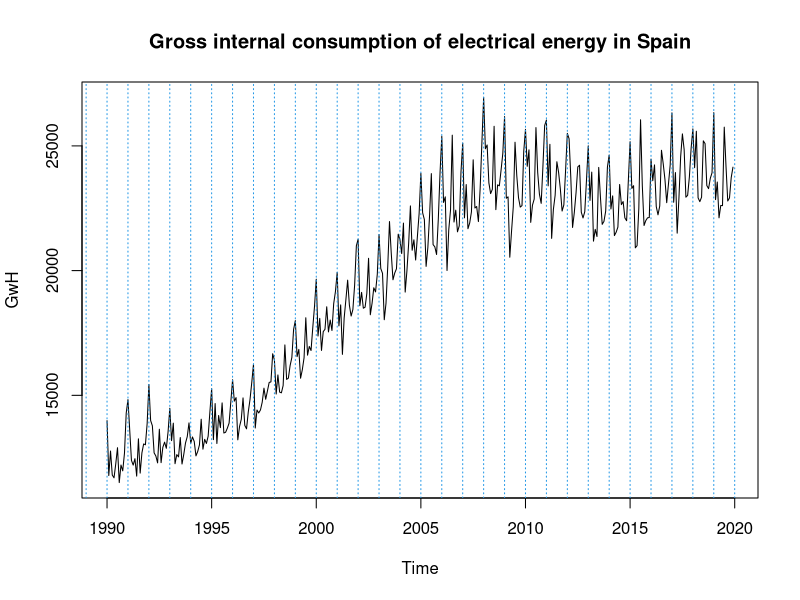
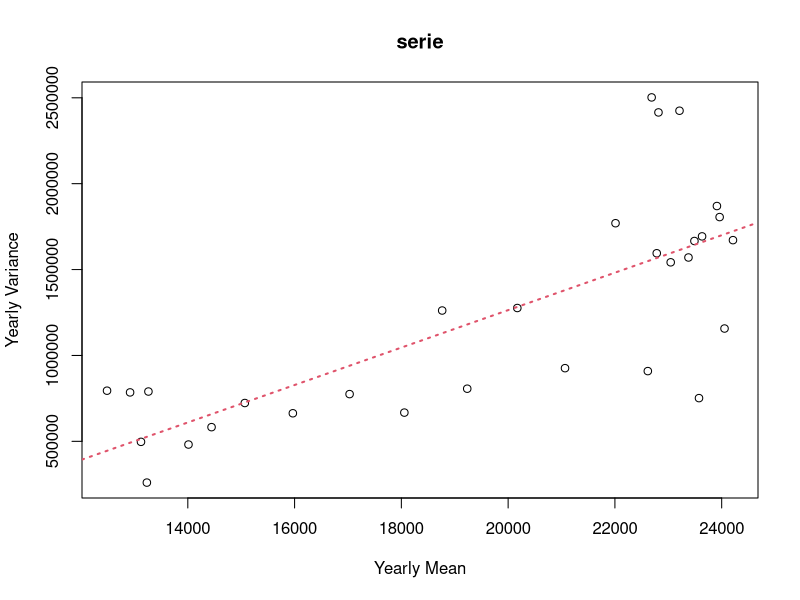
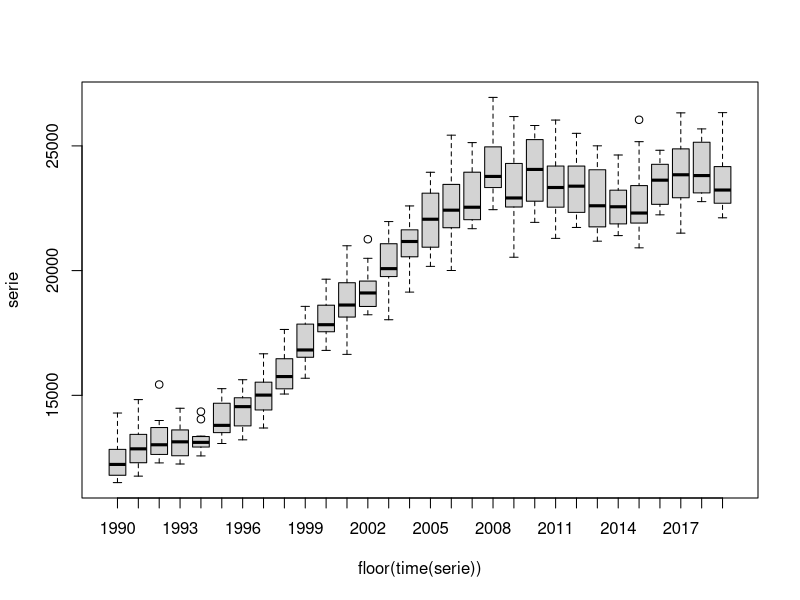
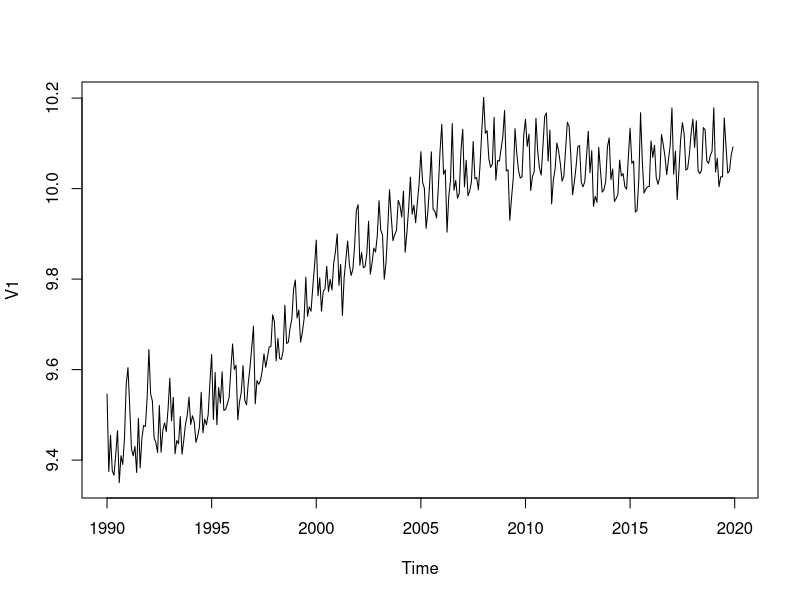
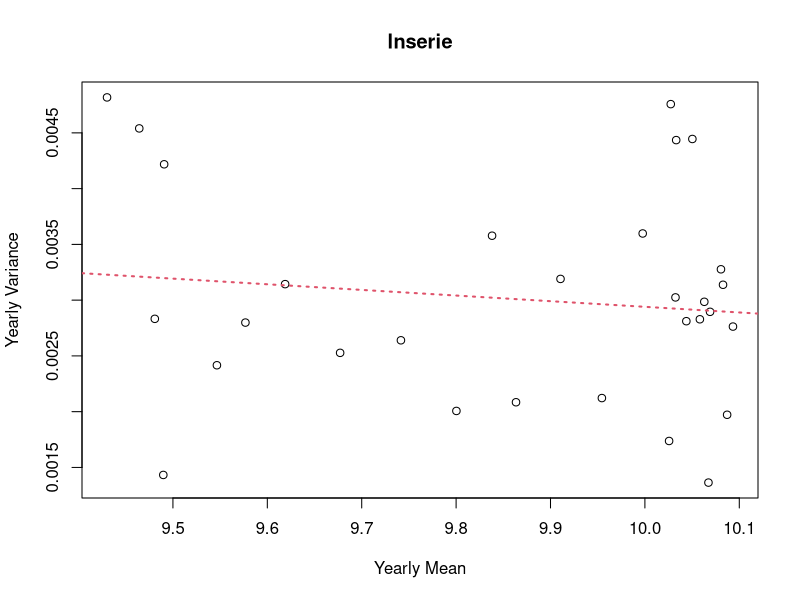
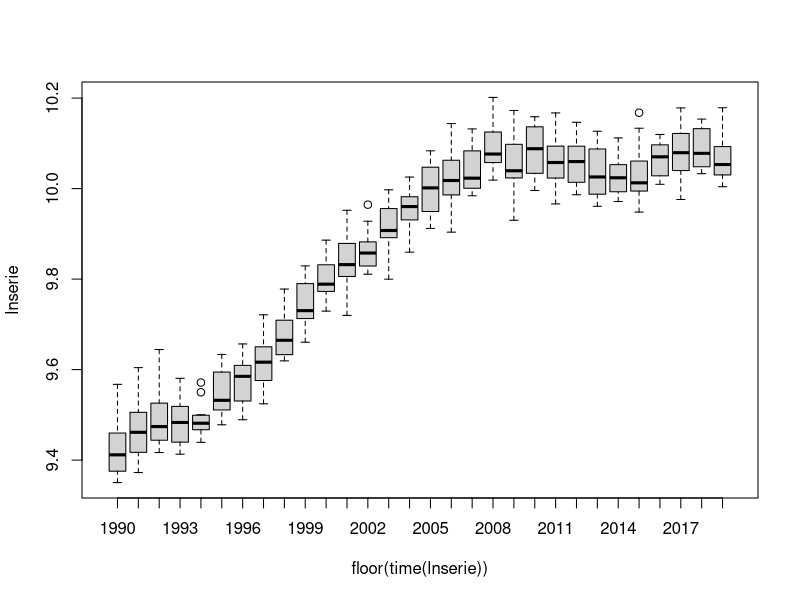
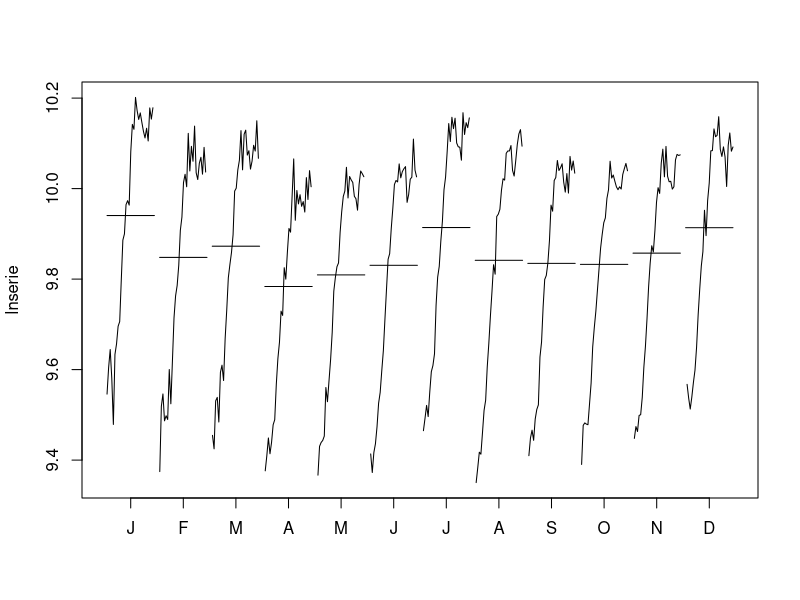
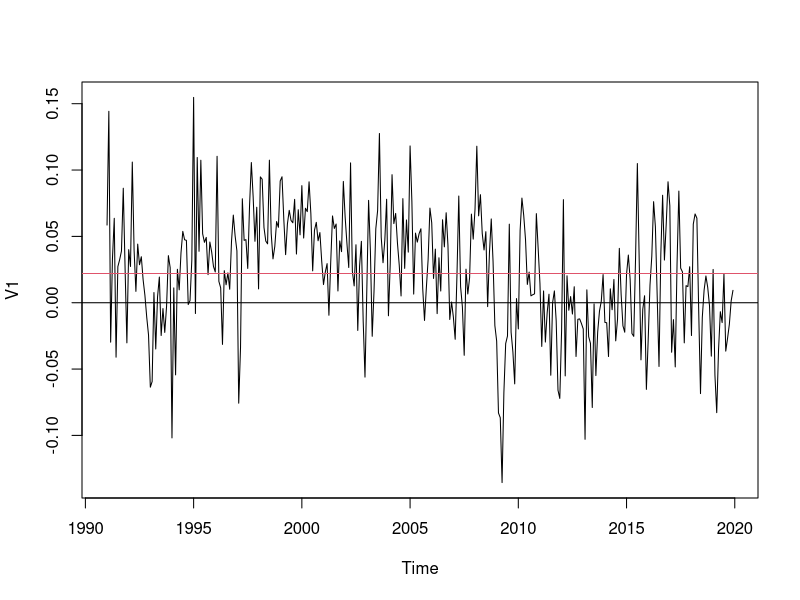

Write R code to recreate these figures, in order.
## ---- chunk 1
serie=window(ts(read.table("ConsumElec.dat"),start=1990,freq=12))
plot(serie, main="Gross internal consumption of electrical energy in Spain", ylab="GwH")
abline(v=1985:2020,lty=3,col=4)
serie
## ---- chunk 2
m=apply(matrix(serie,nr=12),2,mean)
v=apply(matrix(serie,nr=12),2,var)
plot(m,v,xlab="Yearly Mean",ylab="Yearly Variance",main="serie")
abline(lm(v~m),col=2,lty=3,lwd=2)

boxplot(serie~floor(time(serie)))
## ---- chunk 3
lnserie=log(serie)
plot(lnserie)

m=apply(matrix(lnserie,nr=12),2,mean)
v=apply(matrix(lnserie,nr=12),2,var)
plot(m,v,xlab="Yearly Mean",ylab="Yearly Variance",main="lnserie")
abline(lm(v~m),col=2,lty=3,lwd=2)

boxplot(lnserie~floor(time(lnserie)))
## ---- chunk 4
monthplot(lnserie)
## ---- chunk 5
d12lnserie=diff(lnserie,12)
plot(d12lnserie)
abline(h=0)
abline(h=mean(d12lnserie),col=2)

monthplot(d12lnserie)

## ---- chunk 6
cat("Var for d=0:", var(d12lnserie))
## ---- chunk 7
d1d12lnserie=diff(d12lnserie,1)
plot(d1d12lnserie)
abline(h=0)
cat("Var for d=1:", var(d1d12lnserie))

# 2nd regular difference
d1d1d12lnserie=diff(d1d12lnserie,1)
plot(d1d1d12lnserie)
abline(h=0)
cat("\nVar for d=2:", var(d1d1d12lnserie))
## ---- chunk 8
acf(d12lnserie, ylim=c(-1,1),col=c(2,rep(1,11)), lwd=2, lag.max=72)
pacf(d12lnserie, ylim=c(-1,1),col=c(rep(1,11),2), lwd=2, lag.max=72)
